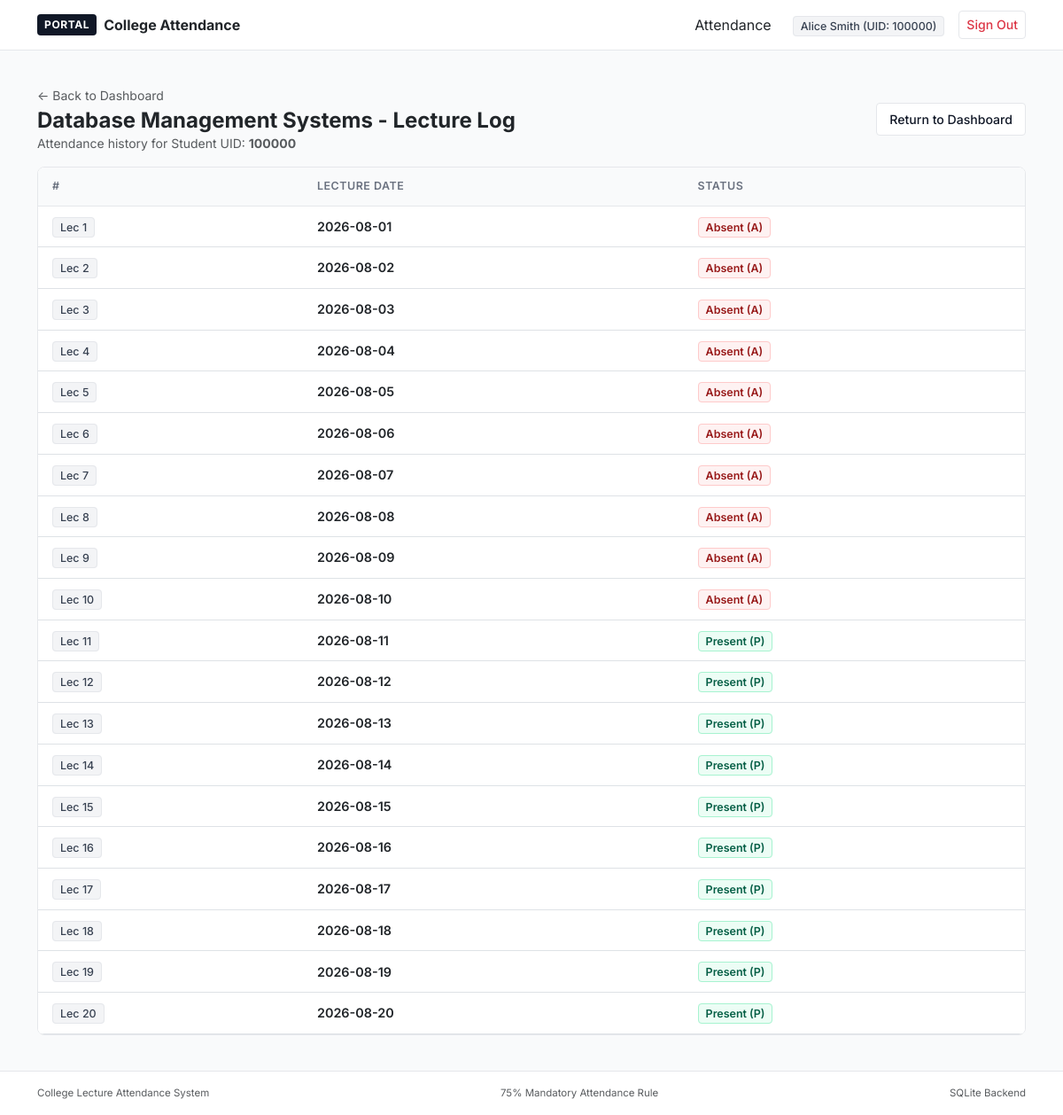
The page /student/subjects/3/history (signed in) on the database its author committed.
### tables this page shows
CREATE TABLE subjects (
        subject_id INTEGER PRIMARY KEY AUTOINCREMENT,
        subject_name TEXT NOT NULL,
        dept_code TEXT NOT NULL,
        assigned_teacher_id INTEGER,
        total_planned_lectures INTEGER DEFAULT 40,
        FOREIGN KEY (dept_code) REFERENCES departments (dept_code) ON DELETE CASCADE,
        FOREIGN KEY (assigned_teacher_id) REFERENCES faculty (faculty_id) ON DELETE SET NULL
    );

CREATE TABLE attendance (
        record_id INTEGER PRIMARY KEY AUTOINCREMENT,
        student_uid INTEGER NOT NULL,
        subject_id INTEGER NOT NULL,
        date TEXT NOT NULL,
        status TEXT CHECK(status IN ('P', 'A')) NOT NULL,
        FOREIGN KEY (student_uid) REFERENCES students (uid) ON DELETE CASCADE,
        FOREIGN KEY (subject_id) REFERENCES subjects (subject_id) ON DELETE CASCADE,
        UNIQUE (student_uid, subject_id, date)
    );

### website/app.py (the view)
@app.route('/student/subjects/<int:subject_id>/history')
@student_required
def student_subject_history(subject_id):
    uid = session.get('user_id')
    conn = get_connection()
    cursor = conn.cursor()
    cursor.execute("SELECT subject_name FROM subjects WHERE subject_id = ?", (subject_id,))
    row = cursor.fetchone()
    subject_name = row['subject_name'] if row else "Subject"
    history = student_service.get_student_subject_history(conn, uid, subject_id)
    conn.close()
    return render_template(
        'student/subject_history.html',
        student_uid=uid,
        subject_name=subject_name,
        history=history
    )

### database.py (called while the page is built)
def get_connection(db_path=DB_PATH):
    conn = sqlite3.connect(db_path)
    conn.row_factory = sqlite3.Row
    conn.execute("PRAGMA foreign_keys = ON;")
    return conn

### services/student_service.py (called while the page is built)
def get_student_subject_history(conn: sqlite3.Connection, student_uid: int, subject_id: int) -> List[Dict[str, Any]]:
    cursor = conn.cursor()
    cursor.execute(
        """
        SELECT a.date, a.status, s.subject_name
        FROM attendance a
        JOIN subjects s ON a.subject_id = s.subject_id
        WHERE a.student_uid = ? AND a.subject_id = ?
        ORDER BY a.date ASC
        """,
        (student_uid, subject_id)
    )
    return [dict(row) for row in cursor.fetchall()]

### website/app.py (called while the page is built)
def student_required(f):
    @wraps(f)
    def decorated_function(*args, **kwargs):
        if session.get('user_role') != 'student':
            flash("Please sign in with your 6-digit Student UID to access your dashboard.", "warning")
            return redirect(url_for('login'))
        return f(*args, **kwargs)
    return decorated_function

### website/templates/student/subject_history.html (shortened to what this page needs)
{% extends 'base.html' %}
{% block content %}
<div class="d-flex flex-column flex-md-row justify-content-between align-items-md-center gap-2 mb-3">
  <div>
    <div class="d-flex align-items-center gap-2 mb-1">
      <a href="{{ url_for('student_dashboard') }}" class="text-decoration-none text-muted small">&larr; Back to Dashboard</a>
    </div>
    <h4 class="fw-bold text-dark mb-0">{{ subject_name }} - Lecture Log</h4>
    <p class="text-muted small mb-0">Attendance history for Student UID: <strong>{{ student_uid }}</strong></p>
  </div>
  <a href="{{ url_for('student_dashboard') }}" class="btn btn-sm btn-light-min">
    Return to Dashboard
  </a>
</div>
<div class="card card-white p-0 overflow-hidden mb-3">
  <div class="table-responsive">
    <table class="table table-minimal align-middle">
      <thead>
        <tr>
          <th>#</th>
          <th>Lecture Date</th>
          <th>Status</th>
        </tr>
      </thead>
      <tbody>
        {% for record in history %}
          <tr>
            <td><span class="badge-neutral">Lec {{ loop.index }}</span></td>
            <td class="fw-semibold text-dark">{{ record.date }}</td>
            <td>
              {% if record.status == 'P' %}
                <span class="badge-safe">Present (P)</span>
              {% else %}
                <span class="badge-danger-min">Absent (A)</span>
              {% endif %}
            </td>
          </tr>
        {% else %}
          <tr><td colspan="3" class="text-center py-3 text-muted">No attendance records found for this subject.</td></tr>
        {% endfor %}
      </tbody>
    </table>
  </div>
</div>
{% endblock %}

### website/static/css/style.css (style rules this page uses)
:root { --bg-body: #ffffff; --bg-surface: #ffffff; --bg-subtle: #f9fafb; --bg-muted: #f3f4f6; --border-subtle: #f3f4f6; --border-default: #e5e7eb; --border-dark: #d1d5db; --text-primary: #111827; --text-secondary: #4b5563; --text-muted: #6b7280; --text-light: #9ca3af; --brand-black: #111827; --brand-dark: #1f2937; --status-safe-bg: #ecfdf5; --status-safe-text: #065f46; --status-safe-border: #a7f3d0; --status-warn-bg: #fef2f2; --status-warn-text: #991b1b; --status-warn-border: #fecaca; --status-neutral-bg: #f3f4f6; --status-neutral-text: #374151; --status-neutral-border: #e5e7eb; --radius-sm: 4px; --radius-md: 8px; --radius-lg: 12px; }
body { font-family: 'Inter', -apple-system, BlinkMacSystemFont, "Segoe UI", Roboto, sans-serif; background-color: var(--bg-subtle); color: var(--text-primary); min-height: 100vh; display: flex; flex-direction: column; -webkit-font-smoothing: antialiased; }
.card-white { background-color: var(--bg-surface); border: 1px solid var(--border-default); border-radius: var(--radius-md); }
.table-minimal { width: 100%; margin-bottom: 0; background-color: #ffffff; }
.table-minimal th { background-color: var(--bg-subtle); color: var(--text-muted); font-size: 0.78rem; font-weight: 600; text-transform: uppercase; letter-spacing: 0.04em; padding: 12px 16px; border-bottom: 1px solid var(--border-default); border-top: none; }
.table-minimal td { padding: 12px 16px; vertical-align: middle; border-top: 1px solid var(--border-subtle); color: var(--text-primary); font-size: 0.9rem; }
.badge-safe { background-color: var(--status-safe-bg); color: var(--status-safe-text); border: 1px solid var(--status-safe-border); font-weight: 600; font-size: 0.78rem; padding: 3px 8px; border-radius: 4px; }
.badge-danger-min { background-color: var(--status-warn-bg); color: var(--status-warn-text); border: 1px solid var(--status-warn-border); font-weight: 600; font-size: 0.78rem; padding: 3px 8px; border-radius: 4px; }
.badge-neutral { background-color: var(--status-neutral-bg); color: var(--status-neutral-text); border: 1px solid var(--status-neutral-border); font-weight: 500; font-size: 0.78rem; padding: 3px 8px; border-radius: 4px; }
.btn-light-min { background-color: #ffffff; color: var(--text-primary); border: 1px solid var(--border-default); font-size: 0.88rem; font-weight: 500; padding: 7px 14px; border-radius: var(--radius-sm); }

### rows shown on the page
subjects: subject_name "Database Management Systems"
attendance: date "2026-08-01", status "Absent (A)"
attendance: date "2026-08-02", status "Absent (A)"
attendance: date "2026-08-03", status "Absent (A)"
attendance: date "2026-08-04", status "Absent (A)"
attendance: date "2026-08-05", status "Absent (A)"
attendance: date "2026-08-06", status "Absent (A)"
attendance: date "2026-08-07", status "Absent (A)"
attendance: date "2026-08-08", status "Absent (A)"
attendance: date "2026-08-09", status "Absent (A)"
attendance: date "2026-08-10", status "Absent (A)"
attendance: date "2026-08-11", status "Present (P)"
attendance: date "2026-08-12", status "Present (P)"
attendance: date "2026-08-13", status "Present (P)"
attendance: date "2026-08-14", status "Present (P)"
attendance: date "2026-08-15", status "Present (P)"
attendance: date "2026-08-16", status "Present (P)"
attendance: date "2026-08-17", status "Present (P)"
attendance: date "2026-08-18", status "Present (P)"
attendance: date "2026-08-19", status "Present (P)"
attendance: date "2026-08-20", status "Present (P)"

### other values the page prints
{{ session.get('user_name') }} "Alice Smith"
{{ session.get('user_id') }} "100000"
{{ student_uid }} "100000"
